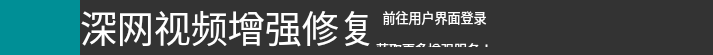
     <widget class="QFrame" name="frame_top">
      <property name="maximumSize">
       <size>
        <width>16777215</width>
        <height>55</height>
       </size>
      </property>
      <property name="frameShape">
       <enum>QFrame::NoFrame</enum>
      </property>
      <property name="frameShadow">
       <enum>QFrame::Plain</enum>
      </property>
      <layout class="QHBoxLayout" name="horizontalLayout">
       <property name="spacing">
        <number>0</number>
       </property>
       <property name="leftMargin">
        <number>0</number>
       </property>
       <property name="topMargin">
        <number>0</number>
       </property>
       <property name="rightMargin">
        <number>0</number>
       </property>
       <property name="bottomMargin">
        <number>0</number>
       </property>
       <item>
        <widget class="QFrame" name="frame_toodle">
         <property name="minimumSize">
          <size>
           <width>80</width>
           <height>55</height>
          </size>
         </property>
         <property name="maximumSize">
          <size>
           <width>80</width>
           <height>55</height>
          </size>
         </property>
         <property name="styleSheet">
          <string notr="true">background:rgb(0,143,150);</string>
         </property>
         <property name="frameShape">
          <enum>QFrame::NoFrame</enum>
         </property>
         <property name="frameShadow">
          <enum>QFrame::Plain</enum>
         </property>
         <layout class="QHBoxLayout" name="horizontalLayout_3">
          <property name="spacing">
           <number>0</number>
          </property>
          <property name="leftMargin">
           <number>0</number>
          </property>
          <property name="topMargin">
           <number>0</number>
          </property>
          <property name="rightMargin">
           <number>0</number>
          </property>
          <property name="bottomMargin">
           <number>0</number>
          </property>
          <item>
           <widget class="QPushButton" name="toodle">
            <property name="minimumSize">
             <size>
              <width>80</width>
              <height>55</height>
             </size>
            </property>
            <property name="maximumSize">
             <size>
              <width>80</width>
              <height>55</height>
             </size>
            </property>
            <property name="styleSheet">
             <string notr="true">QPushButton {
	border: none;
	background-color: rgba(0,0,0,0);
}
QPushButton:hover {
	background-color: rgb(0,178,178);
}
QPushButton:pressed {	
	background-color: rgba(0,0,0,0);
}</string>
            </property>
            <property name="text">
             <string/>
            </property>
            <property name="icon">
             <iconset>
              <normaloff>icons/1x/logo.png</normaloff>icons/1x/logo.png</iconset>
            </property>
            <property name="iconSize">
             <size>
              <width>170</width>
              <height>140</height>
             </size>
            </property>
            <property name="flat">
             <bool>true</bool>
            </property>
           </widget>
          </item>
         </layout>
        </widget>
       </item>
       <item>
        <widget class="QFrame" name="frame_head">
         <property name="maximumSize">
          <size>
           <width>16777215</width>
           <height>55</height>
          </size>
         </property>
         <property name="styleSheet">
          <string notr="true">background:rgb(51,51,51);</string>
         </property>
         <property name="frameShape">
          <enum>QFrame::NoFrame</enum>
         </property>
         <property name="frameShadow">
          <enum>QFrame::Plain</enum>
         </property>
         <layout class="QHBoxLayout" name="horizontalLayout_4">
          <property name="spacing">
           <number>0</number>
          </property>
          <property name="leftMargin">
           <number>0</number>
          </property>
          <property name="topMargin">
           <number>0</number>
          </property>
          <property name="rightMargin">
           <number>0</number>
          </property>
          <property name="bottomMargin">
           <number>0</number>
          </property>
          <item>
           <widget class="QFrame" name="frame_appname">
            <property name="sizePolicy">
             <sizepolicy hsizetype="Preferred" vsizetype="Preferred">
              <horstretch>0</horstretch>
              <verstretch>0</verstretch>
             </sizepolicy>
            </property>
            <property name="minimumSize">
             <size>
              <width>0</width>
              <height>0</height>
             </size>
            </property>
            <property name="frameShape">
             <enum>QFrame::NoFrame</enum>
            </property>
            <property name="frameShadow">
             <enum>QFrame::Plain</enum>
            </property>
            <layout class="QHBoxLayout" name="horizontalLayout_10">
             <property name="spacing">
              <number>7</number>
             </property>
             <property name="leftMargin">
              <number>0</number>
             </property>
             <property name="topMargin">
              <number>0</number>
             </property>
             <property name="rightMargin">
              <number>0</number>
             </property>
             <property name="bottomMargin">
              <number>0</number>
             </property>
             <item alignment="Qt::AlignLeft|Qt::AlignVCenter">
              <widget class="QLabel" name="lab_appname">
               <property name="font">
                <font>
                 <family>微软雅黑</family>
                 <pointsize>24</pointsize>
                </font>
               </property>
               <property name="styleSheet">
                <string notr="true">color:rgb(255,255,255);</string>
               </property>
               <property name="text">
                <string>&lt;html&gt;&lt;head/&gt;&lt;body&gt;&lt;p&gt;&lt;span style=&quot; font-size:28pt;&quot;&gt;深网视频增强修复&lt;/span&gt;&lt;/p&gt;&lt;/body&gt;&lt;/html&gt;</string>
               </property>
              </widget>
             </item>
            </layout>
           </widget>
          </item>
          <item>
           <widget class="QFrame" name="frame_username">
            <property name="sizePolicy">
             <sizepolicy hsizetype="Preferred" vsizetype="Preferred">
              <horstretch>0</horstretch>
              <verstretch>0</verstretch>
             </sizepolicy>
            </property>
            <property name="maximumSize">
             <size>
              <width>400</width>
              <height>16777215</height>
             </size>
            </property>
            <property name="frameShape">
             <enum>QFrame::NoFrame</enum>
            </property>
            <property name="frameShadow">
             <enum>QFrame::Plain</enum>
            </property>
            <layout class="QHBoxLayout" name="horizontalLayout_9">
             <property name="spacing">
              <number>0</number>
             </property>
             <property name="leftMargin">
              <number>0</number>
             </property>
             <property name="topMargin">
              <number>0</number>
             </property>
             <property name="rightMargin">
              <number>0</number>
             </property>
             <property name="bottomMargin">
              <number>0</number>
             </property>
             <item alignment="Qt::AlignRight">
              <widget class="QLabel" name="user_name">
               <property name="sizePolicy">
                <sizepolicy hsizetype="Minimum" vsizetype="Preferred">
                 <horstretch>0</horstretch>
                 <verstretch>0</verstretch>
                </sizepolicy>
               </property>
               <property name="maximumSize">
                <size>
                 <width>150</width>
                 <height>40</height>
                </size>
               </property>
               <property name="font">
                <font>
                 <family>黑体</family>
                 <pointsize>9</pointsize>
                </font>
               </property>
               <property name="styleSheet">
                <string notr="true">color:rgb(255,255,255);</string>
               </property>
               <property name="lineWidth">
                <number>0</number>
               </property>
               <property name="text">
                <string>&lt;html&gt;&lt;head/&gt;&lt;body&gt;&lt;p align=&quot;center&quot;&gt;&lt;span style=&quot; font-size:10pt;&quot;&gt;前往用户界面登录&lt;/span&gt;&lt;/p&gt;&lt;p align=&quot;center&quot;&gt;&lt;span style=&quot; font-size:10pt;&quot;&gt;获取更多增强服务！&lt;/span&gt;&lt;/p&gt;&lt;/body&gt;&lt;/html&gt;</string>
               </property>
               <property name="alignment">
                <set>Qt::AlignRight|Qt::AlignTrailing|Qt::AlignVCenter</set>
               </property>
              </widget>
             </item>
            </layout>
           </widget>
          </item>
          <item>
           <widget class="QFrame" name="frame_person">
            <property name="minimumSize">
             <size>
              <width>55</width>
              <height>55</height>
             </size>
            </property>
            <property name="maximumSize">
             <size>
              <width>55</width>
              <height>55</height>
             </size>
            </property>
            <property name="frameShape">
             <enum>QFrame::NoFrame</enum>
            </property>
            <property name="frameShadow">
             <enum>QFrame::Plain</enum>
            </property>
            <layout class="QHBoxLayout" name="horizontalLayout_8">
             <property name="spacing">
              <number>0</number>
             </property>
             <property name="leftMargin">
              <number>0</number>
             </property>
             <property name="topMargin">
              <number>0</number>
             </property>
             <property name="rightMargin">
              <number>0</number>
             </property>
             <property name="bottomMargin">
              <number>0</number>
             </property>
             <item>
              <widget class="QLabel" name="user_img">
               <property name="maximumSize">
                <size>
                 <width>55</width>
                 <height>55</height>
                </size>
               </property>
               <property name="text">
                <string/>
               </property>
               <property name="pixmap">
                <pixmap>icons/1x/peple.png</pixmap>
               </property>
               <property name="scaledContents">
                <bool>false</bool>
               </property>
               <property name="alignment">
                <set>Qt::AlignCenter</set>
               </property>
              </widget>
             </item>
            </layout>
           </widget>
          </item>
          <item>
           <widget class="QFrame" name="frame_min">
            <property name="minimumSize">
             <size>
              <width>55</width>
              <height>55</height>
             </size>
            </property>
            <property name="maximumSize">
             <size>
              <width>55</width>
              <height>55</height>
             </size>
            </property>
            <property name="frameShape">
             <enum>QFrame::NoFrame</enum>
            </property>
            <property name="frameShadow">
             <enum>QFrame::Plain</enum>
            </property>
            <layout class="QHBoxLayout" name="horizontalLayout_7">
             <property name="spacing">
              <number>0</number>
             </property>
             <property name="leftMargin">
              <number>0</number>
             </property>
             <property name="topMargin">
              <number>0</number>
             </property>
             <property name="rightMargin">
              <number>0</number>
             </property>
             <property name="bottomMargin">
              <number>0</number>
             </property>
             <item>
              <widget class="QPushButton" name="bn_min">
               <property name="maximumSize">
                <size>
                 <width>55</width>
                 <height>55</height>
                </size>
               </property>
               <property name="toolTip">
                <string>&lt;html&gt;&lt;head/&gt;&lt;body&gt;&lt;p&gt;最小化&lt;/p&gt;&lt;/body&gt;&lt;/html&gt;</string>
               </property>
               <property name="styleSheet">
                <string notr="true">QPushButton {
	border: none;
	background-color: rgba(0,0,0,0);
}
QPushButton:hover {
	background-color: rgb(0,143,150);
}
QPushButton:pressed {	
	background-color: rgba(0,0,0,0);
}</string>
               </property>
               <property name="text">
                <string/>
               </property>
               <property name="icon">
                <iconset>
                 <normaloff>icons/1x/hideAsset 53.png</normaloff>icons/1x/hideAsset 53.png</iconset>
               </property>
               <property name="iconSize">
                <size>
                 <width>22</width>
                 <height>22</height>
                </size>
               </property>
               <property name="flat">
                <bool>true</bool>
               </property>
              </widget>
             </item>
            </layout>
           </widget>
          </item>
          <item>
           <widget class="QFrame" name="frame_max">
            <property name="minimumSize">
             <size>
              <width>55</width>
              <height>55</height>
             </size>
            </property>
            <property name="maximumSize">
             <size>
              <width>55</width>
              <height>55</height>
             </size>
            </property>
            <property name="frameShape">
             <enum>QFrame::NoFrame</enum>
            </property>
            <property name="frameShadow">
             <enum>QFrame::Plain</enum>
            </property>
            <layout class="QHBoxLayout" name="horizontalLayout_6">
             <property name="spacing">
              <number>0</number>
             </property>
             <property name="leftMargin">
              <number>0</number>
             </property>
             <property name="topMargin">
              <number>0</number>
             </property>
             <property name="rightMargin">
              <number>0</number>
             </property>
             <property name="bottomMargin">
              <number>0</number>
             </property>
             <item>
              <widget class="QPushButton" name="bn_max">
               <property name="maximumSize">
                <size>
                 <width>55</width>
                 <height>55</height>
                </size>
               </property>
               <property name="toolTip">
                <string>&lt;html&gt;&lt;head/&gt;&lt;body&gt;&lt;p&gt;最大化&lt;/p&gt;&lt;/body&gt;&lt;/html&gt;</string>
               </property>
               <property name="styleSheet">
                <string notr="true">QPushButton {
	border: none;
	background-color: rgba(0,0,0,0);
}
QPushButton:hover {
	background-color: rgb(0,143,150);
}
QPushButton:pressed {	
	background-color: rgba(0,0,0,0);
}</string>
               </property>
               <property name="text">
                <string/>
               </property>
               <property name="icon">
                <iconset>
                 <normaloff>icons/1x/max.png</normaloff>icons/1x/max.png</iconset>
               </property>
               <property name="iconSize">
                <size>
                 <width>22</width>
                 <height>22</height>
                </size>
               </property>
               <property name="flat">
                <bool>true</bool>
               </property>
              </widget>
             </item>
            </layout>
           </widget>
          </item>
          <item>
           <widget class="QFrame" name="frame_close">
            <property name="minimumSize">
             <size>
              <width>55</width>
              <height>55</height>
             </size>
            </property>
            <property name="maximumSize">
             <size>
              <width>55</width>
              <height>55</height>
             </size>
            </property>
            <property name="frameShape">
             <enum>QFrame::NoFrame</enum>
            </property>
            <property name="frameShadow">
             <enum>QFrame::Plain</enum>
            </property>
            <layout class="QHBoxLayout" name="horizontalLayout_5">
             <property name="spacing">
              <number>0</number>
             </property>
             <property name="leftMargin">
              <number>0</number>
             </property>
             <property name="topMargin">
              <number>0</number>
             </property>
             <property name="rightMargin">
              <number>0</number>
             </property>
             <property name="bottomMargin">
              <number>0</number>
             </property>
             <item>
              <widget class="QPushButton" name="bn_close">
               <property name="maximumSize">
                <size>
                 <width>55</width>
                 <height>55</height>
                </size>
               </property>
               <property name="toolTip">
                <string>&lt;html&gt;&lt;head/&gt;&lt;body&gt;&lt;p&gt;关闭&lt;/p&gt;&lt;/body&gt;&lt;/html&gt;</string>
               </property>
               <property name="styleSheet">
                <string notr="true">QPushButton {
	border: none;
	background-color: rgba(0,0,0,0);
}
QPushButton:hover {
	background-color: rgb(0,143,150);
}
QPushButton:pressed {	
	background-color: rgba(0,0,0,0);
}</string>
               </property>
               <property name="text">
                <string/>
               </property>
               <property name="icon">
                <iconset>
                 <normaloff>icons/1x/closeAsset 43.png</normaloff>icons/1x/closeAsset 43.png</iconset>
               </property>
               <property name="iconSize">
                <size>
                 <width>22</width>
                 <height>22</height>
                </size>
               </property>
               <property name="flat">
                <bool>true</bool>
               </property>
              </widget>
             </item>
            </layout>
           </widget>
          </item>
         </layout>
         <zorder>frame_username</zorder>
         <zorder>frame_person</zorder>
         <zorder>frame_min</zorder>
         <zorder>frame_max</zorder>
         <zorder>frame_close</zorder>
         <zorder>frame_appname</zorder>
        </widget>
       </item>
      </layout>
     </widget>
